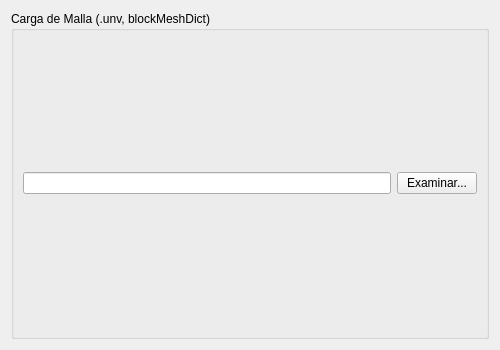
<?xml version="1.0" encoding="UTF-8"?>
<ui version="4.0">
 <class>Page2</class>
 <widget class="QWizardPage" name="Page2">
  <property name="geometry">
   <rect>
    <x>0</x>
    <y>0</y>
    <width>500</width>
    <height>350</height>
   </rect>
  </property>
  <property name="windowTitle">
   <string>WizardPage</string>
  </property>
  <property name="title">
   <string>Paso 2: Malla y Parámetros de Simulación</string>
  </property>
  <property name="subTitle">
   <string>Cargue la malla y configure los parámetros básicos de la simulación.</string>
  </property>
  <layout class="QVBoxLayout" name="verticalLayout">
   <item>
    <widget class="QGroupBox" name="meshGroupBox">
     <property name="title">
      <string>Carga de Malla (.unv, blockMeshDict)</string>
     </property>
     <layout class="QHBoxLayout" name="horizontalLayout">
      <item>
       <widget class="QLineEdit" name="meshPathLineEdit"/>
      </item>
      <item>
       <widget class="QPushButton" name="browseMeshButton">
        <property name="text">
         <string>Examinar...</string>
        </property>
       </widget>
      </item>
     </layout>
    </widget>
   </item>
   
  </layout>
 </widget>
 <resources/>
 <connections/>
</ui>
